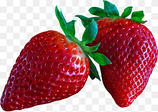
#> input picture src_img/strawberry.png, 158 x 112 px, shrunk from 360 x 257 before the run, given in place of strawberry.png.png, which was not available
$ python main.py
#> lines starting #> are read from the running program, lines starting #| are printed output that depends on the picture; pictures that were not available may be replaced by others from this repository, and a replacement may not be noted
from PIL import Image
import numpy as np
from numpy.ma.core import arccos

print("Enter image name: ")
filename = input()
#> the answer given: src_img/strawberry.png

with Image.open(f'/Users/darina_samoylenko/Lab1/src_img/{filename}.png') as img:
#> img is the input picture: PIL image 158x112 RGB; mean R, G, B 171.5, 121.5, 122.6
    img.load()

img = img.convert("RGB")


image = np.array(img)

print("splitting channels...")
r, g, b = image[:, :, 0], image[:, :, 1], image[:, :, 2]


r_colored = np.stack([r, np.zeros_like(r), np.zeros_like(r)], axis=2)
g_colored = np.stack([np.zeros_like(g), g, np.zeros_like(g)], axis=2)
b_colored = np.stack([np.zeros_like(b), np.zeros_like(b), b], axis=2)


Image.fromarray(r_colored.astype(np.uint8)).save(f'/Users/darina_samoylenko/Lab1/new_img/red_channel_{filename}.png')
Image.fromarray(g_colored.astype(np.uint8)).save(f"/Users/darina_samoylenko/Lab1/new_img/green_channel_{filename}.png")
Image.fromarray(b_colored.astype(np.uint8)).save(f"/Users/darina_samoylenko/Lab1/new_img/blue_channel_{filename}.png")


def rgb_to_hsi(image):
    new_image = np.array(image) / 255
    r, g, b = new_image[:, :, 0], new_image[:, :, 1], new_image[:, :, 2]

    i = (r + g + b) / 3

    min_rgb = np.minimum(np.minimum(r, g), b)
    s = 1 - (3 * min_rgb/ (r + g + b + 1e-8))

    numerator = 0.5 * (2 * r - g - b)
    denominator = np.sqrt(np.maximum((r - g) ** 2 + (r - b) * (g - b), 0)) + 1e-8
    theta = arccos(numerator / denominator)
    h = np.where(b <= g, theta, 2 * np.pi - theta)
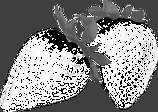
#> h: shape (112, 158) float64; min 0.000151, max 6.28, mean 3.33; drawn with min black and max white
    h = h / (2 * np.pi)

    h = np.clip(h, 0, 1)
    s = np.clip(s, 0, 1)
    i = np.clip(i, 0, 1)


    hsi_image = np.stack([h, s, i], axis=2) * 255
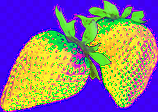
#> hsi_image: shape (112, 158, 3) float64; mean of channels 0, 1, 2 135, 118, 138.6; drawn as R, G, B
    hsi_image = Image.fromarray(hsi_image.astype('uint8'))
#> hsi_image: PIL image 158x112 RGB
    hsi_image.save(f'/Users/darina_samoylenko/Lab1/new_img/rgb_to_hsi_{filename}.png')

    i = Image.fromarray((i * 255).astype('uint8'))
#> i: PIL image 158x112 L
    i.save(f'/Users/darina_samoylenko/Lab1/new_img/intensity_{filename}.png')

print("converting from RGB to HSI...")
rgb_to_hsi(img)

def invert_intensity(src_img):
    new_image = np.array(src_img) / 255
    r, g, b = new_image[:, :, 0], new_image[:, :, 1], new_image[:, :, 2]
    i = (r + g + b) / 3
    i_inv = 1 - i
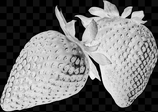
#> i_inv: shape (112, 158) float64; min 0, max 0.991, mean 0.457

    r_new = r * (i_inv / (i + 1e-10))
    g_new = g * (i_inv / (i + 1e-10))
    b_new = b * (i_inv / (i + 1e-10))

    r_new = np.clip(r_new, 0, 1)
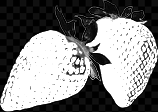
#> r_new: shape (112, 158) float64; min 0, max 1, mean 0.51
    g_new = np.clip(g_new, 0, 1)
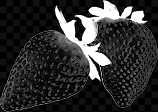
#> g_new: shape (112, 158) float64; min 0, max 1, mean 0.191
    b_new = np.clip(b_new, 0, 1)

    inv_img = np.stack([r_new, g_new, b_new],  axis=2) * 255
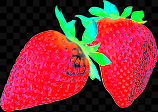
#> inv_img: shape (112, 158, 3) float64; mean of channels 0, 1, 2 129.9, 48.6, 53.3; drawn as R, G, B
    inv_img = Image.fromarray(inv_img.astype('uint8'))
#> inv_img: PIL image 158x112 RGB
#> the answer given: 3
    inv_img.save(f'/Users/darina_samoylenko/Lab1/new_img/inverted_intensity_{filename}.png')

print("inverting intensity...")
invert_intensity(img)


def bilinear_resize(src_image, m):
#> called with m = 3
    src_width, src_height = src_image.size
#> src_width = 158; src_height = 112
    pixels = np.array(src_image)
    new_width, new_height = m * src_width, m * src_height
#> new_width = 474; new_height = 336

    new_image = np.zeros((new_height, new_width, 3), dtype=np.uint8)

    for y in range(new_height):
        for x in range(new_width):
            gx = (x / new_width) * src_width
            gy = (y / new_height) * src_height

            x1, y1 = int(gx), int(gy)
            x2, y2 = min(x1 + 1, src_width -1), min(y1 + 1, src_height - 1)

            dx = gx - x1
            dy = gy - y1

            f11 = pixels[y1, x1]
            f21 = pixels[y1, x2]
            f12 = pixels[y2, x1]
            f22 = pixels[y2, x2]

            fx1 = (1 - dx) * f11 + dx * f21
            fx2 = (1 - dx) * f12 + dx * f22

            new_p = (1 - dy) * fx1 + dy * fx2

            new_image[y, x] = new_p
#> new_image: shape (336, 474, 3)
#> the answer given: 3

    return Image.fromarray(new_image)


print("Enter M: ")
M = int(input())
print("bilinear resizing...")

resized_img = bilinear_resize(img, M)
resized_img.save(f'/Users/darina_samoylenko/Lab1/new_img/resized_in_{M}_times_{filename}.png')

def mean_resize(src_img, n):
#> called with n = 2
    pixels = np.array(src_img)
    src_height, src_width, C = pixels.shape
#> src_height = 112; src_width = 158; C = 3

    new_width, new_height = src_width // n, src_height // n
#> new_width = 79; new_height = 56
    new_img = np.zeros((new_height, new_width, C), dtype=np.uint8)

    for y in range(new_height):
        for x in range(new_width):
            y_start, y_end = y * n, (y + 1) * n
            x_start, x_end = x * n, (x + 1) * n

            block = pixels[y_start:y_end, x_start:x_end]

            for c in range(C):
                new_img[y, x, c] = np.mean(block[:, :, c])

    return Image.fromarray(new_img)


print("Enter N: ")
N = int(input())
print("mean resizing...")
mean_img = mean_resize(img, 2)
mean_img.save(f'/Users/darina_samoylenko/Lab1/new_img/resized_in_{N}_times_{filename}.png')


def two_pass_resampling(src_img, m, n):
    resized_img_m = bilinear_resize(src_img, m)
    result_img = mean_resize(resized_img_m, n)
#> the answer given: 3
    result_img.save(f'/Users/darina_samoylenko/Lab1/new_img/two_pass_resampling_in_{m}{n}_times_{filename}.png')

print("2 pass resampling...")
two_pass_resampling(img, M, N)


def one_pass_resampling(src_img, K):
#> called with K = 3
    w, h = src_img.size
#> w = 158; h = 112

    new_w = max(1, int(round(w * K)))
#> new_w = 474
    new_h = max(1, int(round(h * K)))
#> new_h = 336

    new_img = Image.new(img.mode, (new_w, new_h))
#> new_img: PIL image 474x336 RGB; every value is 0
    old_pixels = img.load()
    new_pixels = new_img.load()

    for y_new in range(new_h):
        for x_new in range(new_w):
            old_x = int(x_new / K)
            old_y = int(y_new / K)
            new_pixels[x_new, y_new] = old_pixels[old_x, old_y]

    new_img.save(f'/Users/darina_samoylenko/Lab1/new_img/one_pass_resampling_in_{K}_times_{filename}.png')
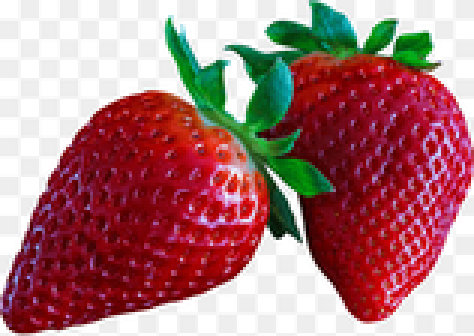
#> saved as strawberry.png.png: PIL image 474x336 RGB; mean R, G, B 171.5, 121.5, 122.6


print("Enter K: ")
K = float(input())
print("1 pass resampling...")
one_pass_resampling(img, K)
